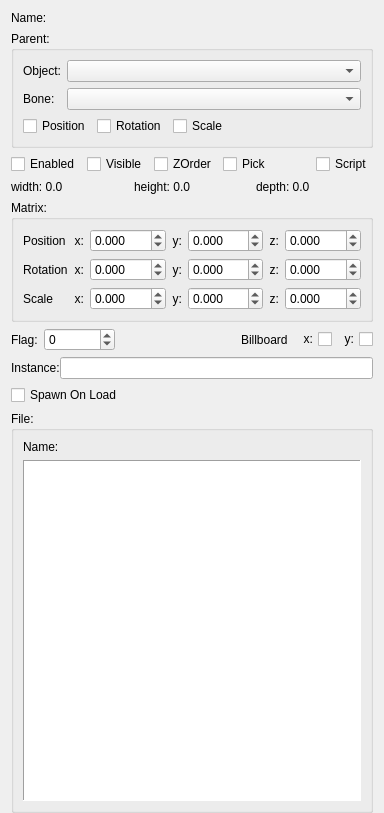
<?xml version="1.0" encoding="UTF-8"?>
<ui version="4.0">
 <class>Object3DInfo</class>
 <widget class="QWidget" name="Object3DInfo">
  <property name="geometry">
   <rect>
    <x>0</x>
    <y>0</y>
    <width>384</width>
    <height>813</height>
   </rect>
  </property>
  <layout class="QVBoxLayout" name="verticalLayout">
   <property name="bottomMargin">
    <number>0</number>
   </property>
   <item>
    <layout class="QHBoxLayout" name="horizontalLayout_11">
     <item>
      <widget class="QLabel" name="label">
       <property name="text">
        <string>Name:</string>
       </property>
      </widget>
     </item>
     <item>
      <widget class="QLabel" name="lblName">
       <property name="sizePolicy">
        <sizepolicy hsizetype="Expanding" vsizetype="Preferred">
         <horstretch>0</horstretch>
         <verstretch>0</verstretch>
        </sizepolicy>
       </property>
       <property name="text">
        <string/>
       </property>
      </widget>
     </item>
    </layout>
   </item>
   <item>
    <widget class="QGroupBox" name="groupBox_4">
     <property name="title">
      <string>Parent:</string>
     </property>
     <layout class="QVBoxLayout" name="verticalLayout_4">
      <item>
       <layout class="QGridLayout" name="gridLayout_4">
        <item row="0" column="0">
         <widget class="QLabel" name="lblParent">
          <property name="text">
           <string>Object:</string>
          </property>
         </widget>
        </item>
        <item row="0" column="1">
         <widget class="QComboBox" name="cmbParent">
          <property name="sizePolicy">
           <sizepolicy hsizetype="Expanding" vsizetype="Fixed">
            <horstretch>0</horstretch>
            <verstretch>0</verstretch>
           </sizepolicy>
          </property>
         </widget>
        </item>
        <item row="1" column="1">
         <widget class="QComboBox" name="cmbParentBone">
          <property name="sizePolicy">
           <sizepolicy hsizetype="Expanding" vsizetype="Fixed">
            <horstretch>0</horstretch>
            <verstretch>0</verstretch>
           </sizepolicy>
          </property>
         </widget>
        </item>
        <item row="1" column="0">
         <widget class="QLabel" name="label_12">
          <property name="text">
           <string>Bone:</string>
          </property>
         </widget>
        </item>
       </layout>
      </item>
      <item>
       <layout class="QHBoxLayout" name="horizontalLayout_12">
        <item>
         <widget class="QCheckBox" name="chkPosition">
          <property name="text">
           <string>Position</string>
          </property>
         </widget>
        </item>
        <item>
         <widget class="QCheckBox" name="chkRotation">
          <property name="text">
           <string>Rotation</string>
          </property>
         </widget>
        </item>
        <item>
         <widget class="QCheckBox" name="chkScale">
          <property name="text">
           <string>Scale</string>
          </property>
         </widget>
        </item>
        <item>
         <spacer name="horizontalSpacer_9">
          <property name="orientation">
           <enum>Qt::Horizontal</enum>
          </property>
          <property name="sizeHint" stdset="0">
           <size>
            <width>40</width>
            <height>20</height>
           </size>
          </property>
         </spacer>
        </item>
       </layout>
      </item>
     </layout>
    </widget>
   </item>
   <item>
    <layout class="QHBoxLayout" name="horizontalLayout">
     <item>
      <widget class="QCheckBox" name="chkEnabled">
       <property name="text">
        <string>Enabled</string>
       </property>
      </widget>
     </item>
     <item>
      <widget class="QCheckBox" name="chkVisible">
       <property name="text">
        <string>Visible</string>
       </property>
      </widget>
     </item>
     <item>
      <widget class="QCheckBox" name="chkZOrder">
       <property name="text">
        <string>ZOrder</string>
       </property>
      </widget>
     </item>
     <item>
      <widget class="QCheckBox" name="chkPick">
       <property name="text">
        <string>Pick</string>
       </property>
      </widget>
     </item>
     <item>
      <spacer name="horizontalSpacer">
       <property name="orientation">
        <enum>Qt::Horizontal</enum>
       </property>
       <property name="sizeHint" stdset="0">
        <size>
         <width>40</width>
         <height>20</height>
        </size>
       </property>
      </spacer>
     </item>
     <item>
      <widget class="QCheckBox" name="chkScript">
       <property name="text">
        <string>Script</string>
       </property>
      </widget>
     </item>
    </layout>
   </item>
   <item>
    <layout class="QHBoxLayout" name="horizontalLayout_2">
     <item>
      <widget class="QLabel" name="lblWidth">
       <property name="layoutDirection">
        <enum>Qt::RightToLeft</enum>
       </property>
       <property name="text">
        <string>width: 0.0</string>
       </property>
      </widget>
     </item>
     <item>
      <widget class="QLabel" name="lblHeight">
       <property name="layoutDirection">
        <enum>Qt::RightToLeft</enum>
       </property>
       <property name="text">
        <string>height: 0.0</string>
       </property>
      </widget>
     </item>
     <item>
      <widget class="QLabel" name="lblDepth">
       <property name="layoutDirection">
        <enum>Qt::RightToLeft</enum>
       </property>
       <property name="text">
        <string>depth: 0.0</string>
       </property>
      </widget>
     </item>
    </layout>
   </item>
   <item>
    <widget class="QGroupBox" name="groupBox">
     <property name="title">
      <string>Matrix:</string>
     </property>
     <layout class="QGridLayout" name="gridLayout_3">
      <item row="1" column="4">
       <widget class="QDoubleSpinBox" name="txtRotY">
        <property name="sizePolicy">
         <sizepolicy hsizetype="Expanding" vsizetype="Fixed">
          <horstretch>0</horstretch>
          <verstretch>0</verstretch>
         </sizepolicy>
        </property>
        <property name="minimumSize">
         <size>
          <width>64</width>
          <height>0</height>
         </size>
        </property>
        <property name="decimals">
         <number>3</number>
        </property>
        <property name="minimum">
         <double>-99999999.998999997973442</double>
        </property>
        <property name="maximum">
         <double>99999999.998999997973442</double>
        </property>
       </widget>
      </item>
      <item row="1" column="5">
       <widget class="QLabel" name="label_11">
        <property name="text">
         <string>z:</string>
        </property>
        <property name="alignment">
         <set>Qt::AlignRight|Qt::AlignTrailing|Qt::AlignVCenter</set>
        </property>
       </widget>
      </item>
      <item row="1" column="3">
       <widget class="QLabel" name="label_10">
        <property name="text">
         <string>y:</string>
        </property>
        <property name="alignment">
         <set>Qt::AlignRight|Qt::AlignTrailing|Qt::AlignVCenter</set>
        </property>
       </widget>
      </item>
      <item row="2" column="1">
       <widget class="QLabel" name="label_6">
        <property name="text">
         <string>x:</string>
        </property>
        <property name="alignment">
         <set>Qt::AlignRight|Qt::AlignTrailing|Qt::AlignVCenter</set>
        </property>
       </widget>
      </item>
      <item row="2" column="5">
       <widget class="QLabel" name="label_8">
        <property name="text">
         <string>z:</string>
        </property>
        <property name="alignment">
         <set>Qt::AlignRight|Qt::AlignTrailing|Qt::AlignVCenter</set>
        </property>
       </widget>
      </item>
      <item row="0" column="0">
       <widget class="QLabel" name="label_13">
        <property name="text">
         <string>Position</string>
        </property>
       </widget>
      </item>
      <item row="1" column="0">
       <widget class="QLabel" name="label_14">
        <property name="text">
         <string>Rotation</string>
        </property>
       </widget>
      </item>
      <item row="0" column="6">
       <widget class="QDoubleSpinBox" name="txtPosZ">
        <property name="sizePolicy">
         <sizepolicy hsizetype="Expanding" vsizetype="Fixed">
          <horstretch>0</horstretch>
          <verstretch>0</verstretch>
         </sizepolicy>
        </property>
        <property name="minimumSize">
         <size>
          <width>64</width>
          <height>0</height>
         </size>
        </property>
        <property name="decimals">
         <number>3</number>
        </property>
        <property name="minimum">
         <double>-99999999.998999997973442</double>
        </property>
        <property name="maximum">
         <double>99999999.998999997973442</double>
        </property>
        <property name="singleStep">
         <double>0.100000000000000</double>
        </property>
       </widget>
      </item>
      <item row="1" column="6">
       <widget class="QDoubleSpinBox" name="txtRotZ">
        <property name="sizePolicy">
         <sizepolicy hsizetype="Expanding" vsizetype="Fixed">
          <horstretch>0</horstretch>
          <verstretch>0</verstretch>
         </sizepolicy>
        </property>
        <property name="minimumSize">
         <size>
          <width>64</width>
          <height>0</height>
         </size>
        </property>
        <property name="decimals">
         <number>3</number>
        </property>
        <property name="minimum">
         <double>-99999999.998999997973442</double>
        </property>
        <property name="maximum">
         <double>99999999.998999997973442</double>
        </property>
       </widget>
      </item>
      <item row="0" column="4">
       <widget class="QDoubleSpinBox" name="txtPosY">
        <property name="sizePolicy">
         <sizepolicy hsizetype="Expanding" vsizetype="Fixed">
          <horstretch>0</horstretch>
          <verstretch>0</verstretch>
         </sizepolicy>
        </property>
        <property name="minimumSize">
         <size>
          <width>64</width>
          <height>0</height>
         </size>
        </property>
        <property name="decimals">
         <number>3</number>
        </property>
        <property name="minimum">
         <double>-99999999.998999997973442</double>
        </property>
        <property name="maximum">
         <double>99999999.998999997973442</double>
        </property>
        <property name="singleStep">
         <double>0.100000000000000</double>
        </property>
       </widget>
      </item>
      <item row="0" column="3">
       <widget class="QLabel" name="label_4">
        <property name="text">
         <string>y:</string>
        </property>
        <property name="alignment">
         <set>Qt::AlignRight|Qt::AlignTrailing|Qt::AlignVCenter</set>
        </property>
       </widget>
      </item>
      <item row="0" column="2">
       <widget class="QDoubleSpinBox" name="txtPosX">
        <property name="sizePolicy">
         <sizepolicy hsizetype="Expanding" vsizetype="Fixed">
          <horstretch>0</horstretch>
          <verstretch>0</verstretch>
         </sizepolicy>
        </property>
        <property name="minimumSize">
         <size>
          <width>64</width>
          <height>0</height>
         </size>
        </property>
        <property name="decimals">
         <number>3</number>
        </property>
        <property name="minimum">
         <double>-99999999.998999997973442</double>
        </property>
        <property name="maximum">
         <double>99999999.998999997973442</double>
        </property>
        <property name="singleStep">
         <double>0.100000000000000</double>
        </property>
       </widget>
      </item>
      <item row="0" column="5">
       <widget class="QLabel" name="label_5">
        <property name="text">
         <string>z:</string>
        </property>
        <property name="alignment">
         <set>Qt::AlignRight|Qt::AlignTrailing|Qt::AlignVCenter</set>
        </property>
       </widget>
      </item>
      <item row="0" column="1">
       <widget class="QLabel" name="label_3">
        <property name="text">
         <string>x:</string>
        </property>
        <property name="alignment">
         <set>Qt::AlignRight|Qt::AlignTrailing|Qt::AlignVCenter</set>
        </property>
       </widget>
      </item>
      <item row="2" column="4">
       <widget class="QDoubleSpinBox" name="txtScaleY">
        <property name="sizePolicy">
         <sizepolicy hsizetype="Expanding" vsizetype="Fixed">
          <horstretch>0</horstretch>
          <verstretch>0</verstretch>
         </sizepolicy>
        </property>
        <property name="minimumSize">
         <size>
          <width>64</width>
          <height>0</height>
         </size>
        </property>
        <property name="decimals">
         <number>3</number>
        </property>
        <property name="minimum">
         <double>-99999999.998999997973442</double>
        </property>
        <property name="maximum">
         <double>99999999.998999997973442</double>
        </property>
        <property name="singleStep">
         <double>0.100000000000000</double>
        </property>
       </widget>
      </item>
      <item row="2" column="3">
       <widget class="QLabel" name="label_7">
        <property name="text">
         <string>y:</string>
        </property>
        <property name="alignment">
         <set>Qt::AlignRight|Qt::AlignTrailing|Qt::AlignVCenter</set>
        </property>
       </widget>
      </item>
      <item row="2" column="2">
       <widget class="QDoubleSpinBox" name="txtScaleX">
        <property name="sizePolicy">
         <sizepolicy hsizetype="Expanding" vsizetype="Fixed">
          <horstretch>0</horstretch>
          <verstretch>0</verstretch>
         </sizepolicy>
        </property>
        <property name="minimumSize">
         <size>
          <width>64</width>
          <height>0</height>
         </size>
        </property>
        <property name="decimals">
         <number>3</number>
        </property>
        <property name="minimum">
         <double>-99999999.998999997973442</double>
        </property>
        <property name="maximum">
         <double>99999999.998999997973442</double>
        </property>
        <property name="singleStep">
         <double>0.100000000000000</double>
        </property>
       </widget>
      </item>
      <item row="2" column="6">
       <widget class="QDoubleSpinBox" name="txtScaleZ">
        <property name="sizePolicy">
         <sizepolicy hsizetype="Expanding" vsizetype="Fixed">
          <horstretch>0</horstretch>
          <verstretch>0</verstretch>
         </sizepolicy>
        </property>
        <property name="minimumSize">
         <size>
          <width>64</width>
          <height>0</height>
         </size>
        </property>
        <property name="decimals">
         <number>3</number>
        </property>
        <property name="minimum">
         <double>-99999999.998999997973442</double>
        </property>
        <property name="maximum">
         <double>99999999.998999997973442</double>
        </property>
        <property name="singleStep">
         <double>0.100000000000000</double>
        </property>
       </widget>
      </item>
      <item row="1" column="1">
       <widget class="QLabel" name="label_9">
        <property name="text">
         <string>x:</string>
        </property>
        <property name="alignment">
         <set>Qt::AlignRight|Qt::AlignTrailing|Qt::AlignVCenter</set>
        </property>
       </widget>
      </item>
      <item row="1" column="2">
       <widget class="QDoubleSpinBox" name="txtRotX">
        <property name="sizePolicy">
         <sizepolicy hsizetype="Expanding" vsizetype="Fixed">
          <horstretch>0</horstretch>
          <verstretch>0</verstretch>
         </sizepolicy>
        </property>
        <property name="minimumSize">
         <size>
          <width>64</width>
          <height>0</height>
         </size>
        </property>
        <property name="decimals">
         <number>3</number>
        </property>
        <property name="minimum">
         <double>-99999999.998999997973442</double>
        </property>
        <property name="maximum">
         <double>99999999.998999997973442</double>
        </property>
       </widget>
      </item>
      <item row="2" column="0">
       <widget class="QLabel" name="label_15">
        <property name="text">
         <string>Scale</string>
        </property>
       </widget>
      </item>
     </layout>
    </widget>
   </item>
   <item>
    <layout class="QHBoxLayout" name="horizontalLayout_3">
     <item>
      <widget class="QLabel" name="lblFlag">
       <property name="text">
        <string>Flag:</string>
       </property>
      </widget>
     </item>
     <item>
      <widget class="QSpinBox" name="txtFlag">
       <property name="minimumSize">
        <size>
         <width>64</width>
         <height>0</height>
        </size>
       </property>
       <property name="minimum">
        <number>-99999999</number>
       </property>
       <property name="maximum">
        <number>99999999</number>
       </property>
      </widget>
     </item>
     <item>
      <spacer name="horizontalSpacer_2">
       <property name="orientation">
        <enum>Qt::Horizontal</enum>
       </property>
       <property name="sizeHint" stdset="0">
        <size>
         <width>40</width>
         <height>20</height>
        </size>
       </property>
      </spacer>
     </item>
     <item>
      <widget class="QLabel" name="label_16">
       <property name="text">
        <string>Billboard </string>
       </property>
      </widget>
     </item>
     <item>
      <widget class="QCheckBox" name="chkBillboardX">
       <property name="layoutDirection">
        <enum>Qt::RightToLeft</enum>
       </property>
       <property name="text">
        <string>x:</string>
       </property>
      </widget>
     </item>
     <item>
      <widget class="QCheckBox" name="chkBillboardY">
       <property name="layoutDirection">
        <enum>Qt::RightToLeft</enum>
       </property>
       <property name="text">
        <string>y:</string>
       </property>
      </widget>
     </item>
    </layout>
   </item>
   <item>
    <widget class="QWidget" name="grpInstance" native="true">
     <layout class="QGridLayout" name="gridLayout_2">
      <property name="leftMargin">
       <number>0</number>
      </property>
      <property name="topMargin">
       <number>0</number>
      </property>
      <property name="rightMargin">
       <number>0</number>
      </property>
      <property name="bottomMargin">
       <number>0</number>
      </property>
      <property name="horizontalSpacing">
       <number>0</number>
      </property>
      <item row="3" column="0">
       <widget class="QCheckBox" name="chkSpawn">
        <property name="text">
         <string>Spawn On Load</string>
        </property>
       </widget>
      </item>
      <item row="2" column="0" colspan="2">
       <layout class="QHBoxLayout" name="horizontalLayout_4">
        <item>
         <widget class="QLabel" name="lblInstance">
          <property name="text">
           <string>Instance:</string>
          </property>
         </widget>
        </item>
        <item>
         <widget class="QLineEdit" name="txtInstance"/>
        </item>
       </layout>
      </item>
     </layout>
    </widget>
   </item>
   <item>
    <layout class="QVBoxLayout" name="layoutOther"/>
   </item>
   <item>
    <widget class="QWidget" name="widget_2" native="true">
     <property name="sizePolicy">
      <sizepolicy hsizetype="Preferred" vsizetype="Expanding">
       <horstretch>0</horstretch>
       <verstretch>0</verstretch>
      </sizepolicy>
     </property>
     <layout class="QVBoxLayout" name="verticalLayout_2">
      <property name="leftMargin">
       <number>0</number>
      </property>
      <property name="topMargin">
       <number>0</number>
      </property>
      <property name="rightMargin">
       <number>0</number>
      </property>
      <property name="bottomMargin">
       <number>0</number>
      </property>
      <item>
       <widget class="QGroupBox" name="grpFile">
        <property name="sizePolicy">
         <sizepolicy hsizetype="Preferred" vsizetype="Expanding">
          <horstretch>0</horstretch>
          <verstretch>0</verstretch>
         </sizepolicy>
        </property>
        <property name="minimumSize">
         <size>
          <width>0</width>
          <height>300</height>
         </size>
        </property>
        <property name="title">
         <string>File:</string>
        </property>
        <layout class="QGridLayout" name="gridLayout">
         <item row="1" column="0">
          <widget class="QListView" name="lstFiles">
           <property name="frameShape">
            <enum>QFrame::Panel</enum>
           </property>
           <property name="iconSize">
            <size>
             <width>16</width>
             <height>16</height>
            </size>
           </property>
           <property name="movement">
            <enum>QListView::Static</enum>
           </property>
           <property name="resizeMode">
            <enum>QListView::Adjust</enum>
           </property>
           <property name="gridSize">
            <size>
             <width>96</width>
             <height>64</height>
            </size>
           </property>
           <property name="viewMode">
            <enum>QListView::IconMode</enum>
           </property>
           <property name="wordWrap">
            <bool>true</bool>
           </property>
          </widget>
         </item>
         <item row="0" column="0">
          <widget class="QWidget" name="widget_4" native="true">
           <layout class="QHBoxLayout" name="horizontalLayout_5">
            <property name="leftMargin">
             <number>0</number>
            </property>
            <property name="topMargin">
             <number>0</number>
            </property>
            <property name="rightMargin">
             <number>0</number>
            </property>
            <property name="bottomMargin">
             <number>0</number>
            </property>
            <item>
             <widget class="QLabel" name="label_2">
              <property name="text">
               <string>Name:</string>
              </property>
             </widget>
            </item>
            <item>
             <widget class="QLabel" name="txtFile">
              <property name="sizePolicy">
               <sizepolicy hsizetype="Expanding" vsizetype="Preferred">
                <horstretch>0</horstretch>
                <verstretch>0</verstretch>
               </sizepolicy>
              </property>
              <property name="text">
               <string/>
              </property>
             </widget>
            </item>
           </layout>
          </widget>
         </item>
        </layout>
       </widget>
      </item>
     </layout>
    </widget>
   </item>
  </layout>
 </widget>
 <tabstops>
  <tabstop>cmbParent</tabstop>
  <tabstop>cmbParentBone</tabstop>
  <tabstop>chkPosition</tabstop>
  <tabstop>chkRotation</tabstop>
  <tabstop>chkScale</tabstop>
  <tabstop>chkEnabled</tabstop>
  <tabstop>chkVisible</tabstop>
  <tabstop>chkZOrder</tabstop>
  <tabstop>chkPick</tabstop>
  <tabstop>chkScript</tabstop>
  <tabstop>txtPosX</tabstop>
  <tabstop>txtPosY</tabstop>
  <tabstop>txtPosZ</tabstop>
  <tabstop>txtRotX</tabstop>
  <tabstop>txtRotY</tabstop>
  <tabstop>txtRotZ</tabstop>
  <tabstop>txtScaleX</tabstop>
  <tabstop>txtScaleY</tabstop>
  <tabstop>txtScaleZ</tabstop>
  <tabstop>txtFlag</tabstop>
  <tabstop>chkBillboardX</tabstop>
  <tabstop>chkBillboardY</tabstop>
  <tabstop>txtInstance</tabstop>
  <tabstop>chkSpawn</tabstop>
  <tabstop>lstFiles</tabstop>
 </tabstops>
 <resources/>
 <connections/>
</ui>
